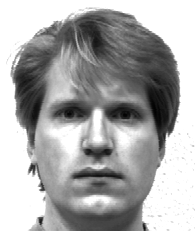
#> input picture Assignment03/MRC_SampleSolution_20170426/data/training/subject01.noglasses.pgm, 195 x 231 px; its folder holds 4 pictures in this run
$ jupyter execute --allow-errors assignment_eigenfaces_and_line_fitting_solved.ipynb   (Python 2 division)   (older library calls are emulated)
#> lines starting #> are read from the running program, lines starting #| are printed output that depends on the picture
<style type="text/css">
.time_spent {
    width: 3em;
    border-style: none;
    background-color: silver;
    font-weight: bold;
    padding-left: 5px;
}
</style>

# Hochschule Bonn-Rhein-Sieg

# Mathematics for Robotics and Control, SS17

# Assignment 3 - Eigenfaces and Line Fitting

Let us first setup this notebook so that figures and plots can be shown in it.

[cell 1]
try:
    shell = get_ipython()
    shell.enable_pylab("inline")
except NameError:
    pass

import numpy as np
import matplotlib.pyplot as plt

from IPython.display import display
from IPython.core.pylabtools import figsize, getfigs
import IPython
import PIL

**Hint**: Before you start solving the assignment, you might want to check the following *numpy* functions:

```
PIL.Image.open
scipy.misc.imresize
scipy.spatial.distance
numpy.linalg.eigh
```

## Eigenfaces

Eigenvectors have many applications which are not limited to obtaining surface normals from a set of point clouds. In this assignment, you are asked to write your own facial recognition library. Take a look at the following image:

#> (a cell that did not finish here is left out)

This is what is called an *eigenface*. An eigenface really is nothing else than an eigenvector, in this case reshaped for plotting. Eigenfaces can be used in facial recognition, allowing a robot to distinguish between different persons, but can also be applied to other use cases, such as voice or gesture recognition.

**Your task consists of the following subtasks**:

1. Read the [Scholarpedia article](http://www.scholarpedia.org/article/Eigenfaces) about Eigenfaces.
2. Implement the eigenface algorithm described in the article. In particular, create a Python class that exposes (at least) two methods:
    1. A method for calculating eigenfaces given two parameters, namely (i) a set of images and (ii) subject ids that uniquely identify the subjects in the images.
    2. A method that takes one parameter - a list of query faces - and, for each face in the input list, finds the subject id of the most similar face. This method should thus return a list of subject ids.

A dataset for training your recognition algorithm is given in the *data/training* folder. The images in the *data/test* folder should be used for testing the algorithm.

For your implementation, please use the method signatures given below. Use the code under **Testing your code** for loading the images and testing your implementation.

**Hint:** You might want to investigate how Principal Component Analysis (PCA) works.

[cell 3]
class FaceRecognition(object):
    def __init__(self):
        self.subject_ids = None
        self.faces = None
        self.eigenface_weights = None
        self.mean_image = None

    def eigenfaces(self, image_filenames, subject_ids):
        '''Finds a set of eigenfaces based on the input images.

        Keyword arguments:
        image_filenames -- A list of image filenames
        subject_ids -- A list of IDs that uniquely identify the subjects
                       in the images

        '''
        self.subject_ids = np.array(subject_ids)
        number_of_images = len(image_filenames)

        #we will transform each image to a row vector
        #of size 69 x 58, which gives 4002 pixels per image
        images = np.zeros((number_of_images, 4002))

        #we read each image file, resize the image to
        #size 69 x 58, and append the rows together
        for i in range(number_of_images):
            image = PIL.Image.open(image_filenames[i])
#> image is the input picture: PIL image 195x231 L; min 0, max 255, mean 169.1
            image = image.resize((69, 58))
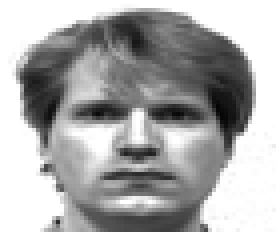
#> image: PIL image 69x58 L (shown 4 times larger); min 5, max 255, mean 169
            images[i] = np.array(image).flatten()
#> pass 2 of the loop in eigenfaces, `for i in range(number_of_images):`:
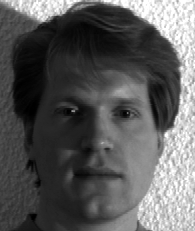
#> input picture Assignment03/MRC_SampleSolution_20170426/data/training/subject01.rightlight.pgm, 195 x 231 px
#> in eigenfaces, image is the input picture: PIL image 195x231 L; min 0, max 255, mean 91.1
#> in eigenfaces, `image = image.resize((69, 58))`:
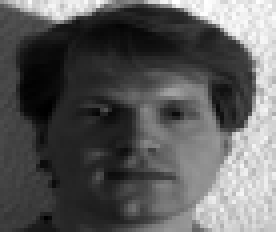
#> image: PIL image 69x58 L (shown 4 times larger); min 0, max 255, mean 91.1
#> pass 3 of the loop in eigenfaces, `for i in range(number_of_images):`:
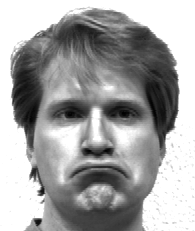
#> input picture Assignment03/MRC_SampleSolution_20170426/data/training/subject01.sad.pgm, 195 x 231 px
#> in eigenfaces, image is the input picture: PIL image 195x231 L; min 0, max 255, mean 164
#> in eigenfaces, `image = image.resize((69, 58))`:
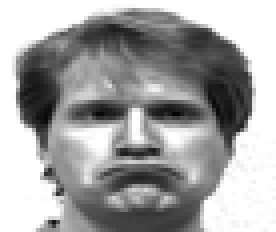
#> image: PIL image 69x58 L (shown 4 times larger); min 4, max 255, mean 163.9
#> the loop made 4 passes; the first 3 are shown

        #we transpose the images because we want to have
        #each image as a column
        images = images.T

        #we find the mean image and convert it to a column vector
        self.mean_image = np.mean(images, axis=1)[np.newaxis].T
#> self.mean_image = 4002 values, max 255 at index 43, min 10 at index 1917, mean 147.9

        #we subtract the mean image from each image
        #and transpose the matrix of mean-subtracted images
        mean_differences = images - self.mean_image

        #we calculate the product
        #
        # M = MSIT x MSI,
        #
        #where MSI is the matrix of mean subtracted images and
        #MSIT is its transpose; we then calculate
        #the eigenvalues and eigenvectors of M
        #and find the eigenvectors of the covariance matrix S, given as
        #
        # S = mean subtracted images x mean subtracted images transposed
        #
        #as the product
        #
        # eigenvectors(S) = MSI x eigenvectors(M)
        #
        temp_product = np.dot(mean_differences.T, mean_differences)
#> temp_product = [[4203190.5, -8336462.2, 2241502.8, 1891769], [-8336462.2, 23941218, -6828097, -8776658.8], [2241502.8, -6828097, 3343396, 1243198.2], [1891769, -8776658.8, 1243198.2, 5641691.5]]
        _, temp_eigenvectors = linalg.eig(temp_product)
        eigenvectors = mean_differences.dot(temp_eigenvectors)

        #we normalize the eigenvectors
        self.faces = np.divide(eigenvectors,
                np.sqrt(np.sum(eigenvectors**2, axis=0)))

        #we calculate weight vectors for the training images
        self.eigenface_weights = self.faces.T.dot(mean_differences)

    def recognize_faces(self, image_filenames):
        '''Finds the eigenfaces that have the highest
        similarity to the input images.

        Keyword arguments:
        image_filenames -- A list of image filenames

        Returns:
        recognised_ids -- A list of ids that correspond to the classifier
                          predictions for the input images

        '''
        number_of_images = len(image_filenames)
        recognised_ids = np.zeros(number_of_images, dtype=int)
        for i in range(number_of_images):
            image = PIL.Image.open(image_filenames[i])
            face = np.array(image.resize((69, 58))).flatten()[np.newaxis].T

            #we find the weight vector that corresponds to the test image
            mean_difference = face - self.mean_image
            weights = self.faces.T.dot(mean_difference)

            #we calculate the distance from the weight vector of the test image
            #to the weight vectors of the training images and return the index
            #of the training image to which the distance is the smallest
            distances = numpy.sqrt(np.sum((self.eigenface_weights - weights)**2,
                                             axis=0))
            recognised_ids[i] = self.subject_ids[np.argmin(distances)]
        return recognised_ids

# Testing your code

[cell 4]
import os
import glob

#loading training images
training_image_filenames = sorted(glob.iglob('data/training/*.pgm'))

#loading test images
test_image_filenames = sorted(glob.iglob('data/test/*.pgm'))

#creating a lambda function for extracting filenames;
#the filename of each image is the subject id
subject_number = lambda filename: int(os.path.basename(filename)[7:9])

#extracting the filename using the lambda function
train_subject_ids = list (map(subject_number, training_image_filenames))
test_subject_ids = list (map(subject_number, test_image_filenames))

print 'Test subject ids:', np.array(test_subject_ids)

face_recognition = FaceRecognition()
#> (the rest of this cell did not finish here and is left out)

## Line fitting

Assume that our robot captures the following point cloud using its Kinect sensor:

#> (a cell that did not finish here is left out)

Your task is to fit a line to the captured point cloud. The individual points of the point cloud are given in the file *data/points.npy*.

[cell 6]
def line_fit(data):
    # creating the matrix A
    A = np.hstack((data[:,0][np.newaxis].T, np.ones((data.shape[0], 1))))

    # creating the right-hand side vector b
    b = data[:,1][np.newaxis].T

    # finding the pseudo-inverse of A
    U, s, Vt = np.linalg.svd(A)

    s_inv = np.array(s)
    for i in xrange(len(s_inv)):
        if abs(s_inv[i] - 0.) > 1e-5:
            s_inv[i] = 1. / s_inv[i]
    S_inv = np.zeros((Vt.shape[0], U.shape[1]))
    np.fill_diagonal(S_inv, s_inv)

    A_pinv = Vt.T.dot(S_inv).dot(U.T)

    # we can now solve the system using A's pseudo-inverse
    X = A_pinv.dot(b)

    # instead of calculating the pseudo-inverse manually,
    # we could simply use
    #     X = np.linalg.pinv(A).dot(B)
    # but we don't want to be lazy in this course

    m = X[0]
    c = X[1]
    return m, c

data = np.load('data/points.npy')
#> (reads Assignment03/MRC_SampleSolution_20170426/data/points.npy from the repository)
m, c = line_fit(data)
x = np.linspace(np.min(data[:,0]) - 10, np.max(data[:,0]) + 10, 1000)
y = m * x + c

plt.scatter(data[:,0], data[:,1])
#> (this line was passed over: IPython is not available in this run)
plt.plot(x, y, color='r', linewidth=2)
#> (this line was passed over: IPython is not available in this run)
plt.show()
